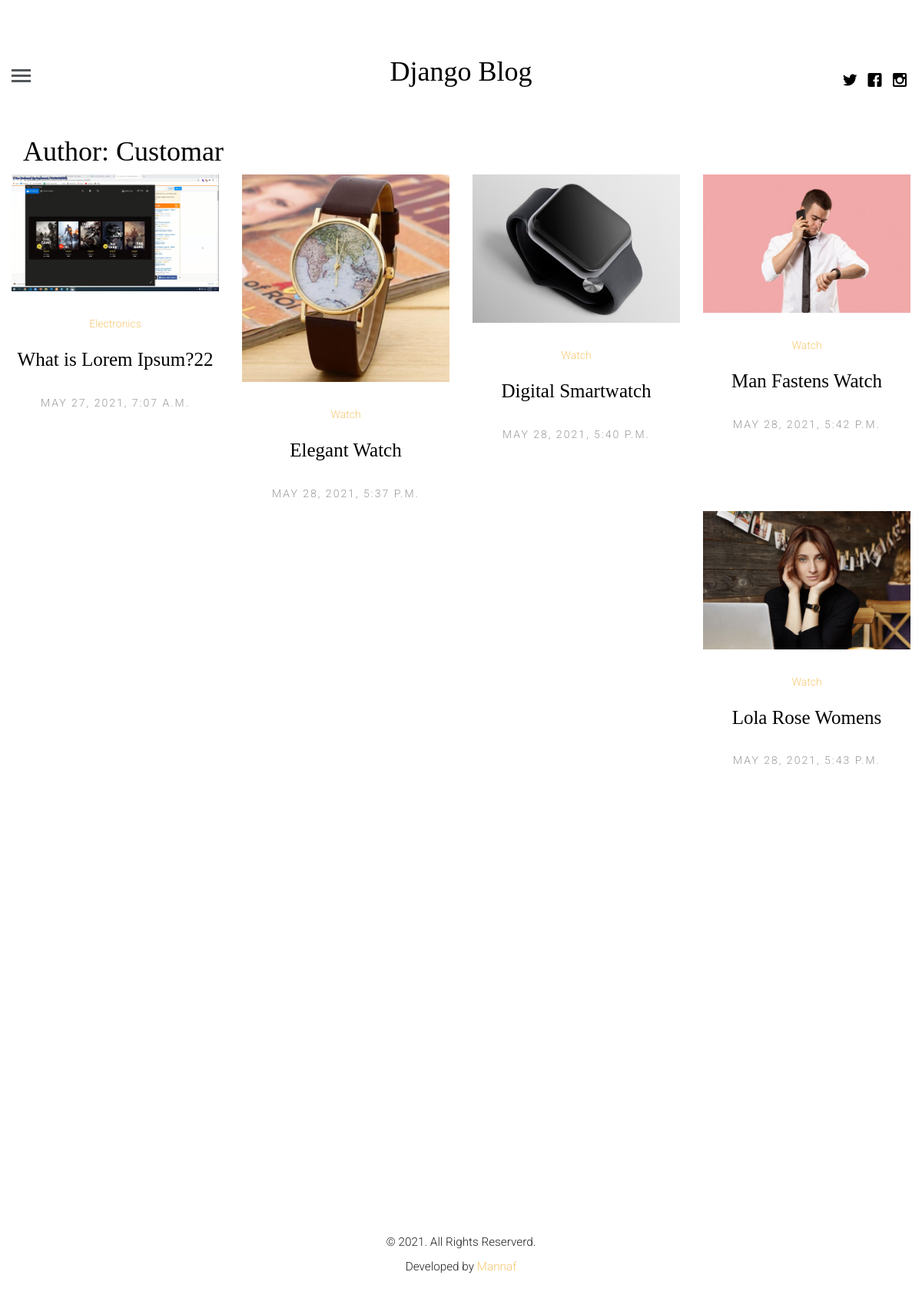
The page /author/user on the database its author committed.
### blogapp/models.py (models this page shows, shortened)
class author(models.Model):
    name = models.ForeignKey(User, on_delete=models.CASCADE)
    photo = models.FileField()
    details= models.TextField()

class article(models.Model):
    article_author= models.ForeignKey(author, on_delete=models.CASCADE)
    title = models.CharField(max_length=200)
    body = models.TextField()
    image = models.FileField()
    created_at = models.DateTimeField(auto_now=False, auto_now_add=True)
    update_at = models.DateTimeField(auto_now=True, auto_now_add=False)
    category = models.ForeignKey(category, on_delete=models.CASCADE)

class category(models.Model):
    name= models.CharField(max_length=100,unique=True)

### blogapp/views.py (the view)
# urls.py: path('author/<name>',views.getAuthor,name="author"),
def getAuthor(request,name):
    post_author = get_object_or_404(User, username=name) # author er name khojlo
    auth = get_object_or_404(author,name=post_author.id)
    post = article.objects.filter(article_author=auth)
    context = {
        "auth":auth,
        "post":post
    }
    return render(request,"profile.html",context)

### template/profile.html (shortened to what this page needs)
{% extends "base.html" %}
{% load static %}
{% block content %}
	<div class="container-fluid">
		<div class="row fh5co-post-entry">
		<h1 class="container"> Author:  {{ auth.name.get_full_name }}</h1>
			 {% for p in post %}
			<article class="col-lg-3 col-md-3 col-sm-3 col-xs-6 col-xxs-12 animate-box">
				<figure>
					<a href=" {% url 'single_post' id=p.id %} "><img src="{{p.image.url}}" alt="Image" class="img-responsive"></a>
				</figure>
				<span class="fh5co-meta"><a href="{% url 'topic' name=p.category.name %}">{{ p.category.name }}</a></span>
				<h2 class="fh5co-article-title"><a href=" {% url 'single_post' id=p.id %} ">{{ p.title}}</a></h2>
				<span class="fh5co-meta fh5co-date">{{ p.created_at}}</span>
			</article>
			{% endfor %}
        </div>
	</div>
{% endblock  %}

### template/base.html (shortened to what this page needs)
<!DOCTYPE html>
 <html class="no-js">
	<head>
		{% load static %}
	<link rel="stylesheet" href="{% static 'css/animate.css' %}">
	<link rel="stylesheet" href="{% static 'fontawesome/css/all.min.css' %}">
	<link rel="stylesheet" href="{% static 'css/icomoon.css' %}">
	<link rel="stylesheet" href="{% static 'css/bootstrap.css' %}">
	<link rel="stylesheet" href="{% static 'css/style.css' %}">
	</head>
	<body>
	<header id="fh5co-header">
		<div class="container-fluid">
			<div class="row">
				<a href="#" class="js-fh5co-nav-toggle fh5co-nav-toggle"><i></i></a>
				<ul class="fh5co-social">
					<li><a href="#"><i class="icon-twitter"></i></a></li>
					<li><a href="#"><i class="icon-facebook"></i></a></li>
					<li><a href="#"><i class="icon-instagram"></i></a></li>
				</ul>
				<div class="col-lg-12 col-md-12 text-center">
					<h1 id="fh5co-logo"><a href="{% url 'index' %}">Django Blog</a></h1>
				</div>
			</div>
		</div>
	</header>
        {% block content %}{% endblock  %}
	<footer id="fh5co-footer">
		<p><small>&copy; 2021. All Rights Reserverd. <br> Developed by <a href="https://github.com/idbmannaf" target="_blank">Mannaf</a> </p>
	</footer>
	</body>
</html>

### blogapp/static/css/icomoon.css (style rules this page uses)
[class^="icon-"], [class*=" icon-"] { font-family: 'icomoon' !important; speak: none; font-style: normal; font-weight: normal; font-variant: normal; text-transform: none; line-height: 1; -webkit-font-smoothing: antialiased; -moz-osx-font-smoothing: grayscale; }
.icon-facebook:before { content: "\ea67"; }
.icon-instagram:before { content: "\ea6f"; }
.icon-twitter:before { content: "\ea7c"; }

### blogapp/static/css/style.css (style rules this page uses)
html { background: #fff; }
body { font-family: "Roboto", arial, sans-serif; font-size: 18px; font-weight: 300; line-height: 1.8; color: #222; background: #fff; }
a { color: #f7c873; -webkit-transition: 0.5s; -o-transition: 0.5s; transition: 0.5s; }
h1, h2, h3, h4, h5, h6 { font-family: "Playfair Display", times, serif; color: #000; }
p { margin-bottom: 30px; }
#fh5co-header { padding: 3em 3em; float: left; width: 100%; }
@media screen and (max-width: 1200px) { #fh5co-header { padding-left: 15px; padding-right: 15px; } }
#fh5co-header .fh5co-nav-toggle { position: absolute; top: 4.2em; left: 3em; z-index: 99; }
@media screen and (max-width: 1200px) { #fh5co-header .fh5co-nav-toggle { top: 4em; left: 15px; } }
#fh5co-header .fh5co-social { position: absolute !important; right: 3em !important; top: 3.2em; z-index: 99; -webkit-transition: 0.5s; -o-transition: 0.5s; transition: 0.5s; }
@media screen and (max-width: 1200px) { #fh5co-header .fh5co-social { right: 15px !important; top: 3.2em; } }
#fh5co-header #fh5co-logo { text-align: center; }
#fh5co-header #fh5co-logo a { color: #000; }
.fh5co-post-entry article { text-align: center; float: left; margin-bottom: 110px; padding-left: 3em; padding-right: 3em; }
@media screen and (max-width: 1200px) { .fh5co-post-entry article { margin-bottom: 80px; padding-left: 15px; padding-right: 15px; } }
.fh5co-post-entry article a img { opacity: 1; -webkit-transition: 0.5s; -o-transition: 0.5s; transition: 0.5s; }
.fh5co-post-entry article figure { margin-bottom: 30px; }
.fh5co-post-entry article h2 { font-family: "Playfair Display", times, serif; font-size: 25px; color: #000; margin-bottom: 30px; }
.fh5co-post-entry article h2 a { color: #000; }
.fh5co-post-entry article .fh5co-meta { font-size: 14px; font-family: "Roboto", arial, sans-serif; color: #999999; margin-bottom: 20px; display: block; }
.fh5co-post-entry article .fh5co-meta.fh5co-date { text-transform: uppercase; letter-spacing: 2px; }
.fh5co-social { padding: 0; margin: 30px 0 0 0; position: relative; }
.fh5co-social li { padding: 0; margin: 0; list-style: none; display: inline; }
.fh5co-social li a { font-size: 20px; padding: 4px; color: #000; }
#fh5co-footer { padding: 3em 0; text-align: center; }
.js .to-animate, .js .to-animate-2, .js .animate-box { opacity: 0; }
.fh5co-nav-toggle { width: 25px; height: 25px; cursor: pointer; text-decoration: none; }
.fh5co-nav-toggle i { position: relative; display: -moz-inline-stack; display: inline-block; zoom: 1; *display: inline; width: 25px; height: 3px; color: #535659; font: bold 14px/.4 Helvetica; text-transform: uppercase; text-indent: -55px; background: #535659; transition: all .2s ease-out; }
.fh5co-nav-toggle i::before, .fh5co-nav-toggle i::after { content: ''; width: 25px; height: 3px; background: #535659; position: absolute; left: 0; -webkit-transition: 0.2s; -o-transition: 0.2s; transition: 0.2s; }
.fh5co-nav-toggle i::before { top: -7px; }
.fh5co-nav-toggle i::after { bottom: -7px; }
.fh5co-nav-toggle { position: absolute; top: 18px; left: 0; z-index: 21; padding: 6px 0 0 0; display: block; margin: 0 auto; display: block; height: 44px; width: 25px; border-bottom: none !important; }

### rows shown on the page
author: name.get_full_name "Customar"
article: image (picture), category.name "Electronics", title "What is Lorem Ipsum?22", created_at "MAY 27, 2021, 7:07 A.M."
article: image (picture), category.name "Watch", title "Elegant Watch", created_at "MAY 28, 2021, 5:37 P.M."
article: image (picture), category.name "Watch", title "Digital Smartwatch", created_at "MAY 28, 2021, 5:40 P.M."
article: image (picture), category.name "Watch", title "Man Fastens Watch", created_at "MAY 28, 2021, 5:42 P.M."
article: image (picture), category.name "Watch", title "Lola Rose Womens", created_at "MAY 28, 2021, 5:43 P.M."
